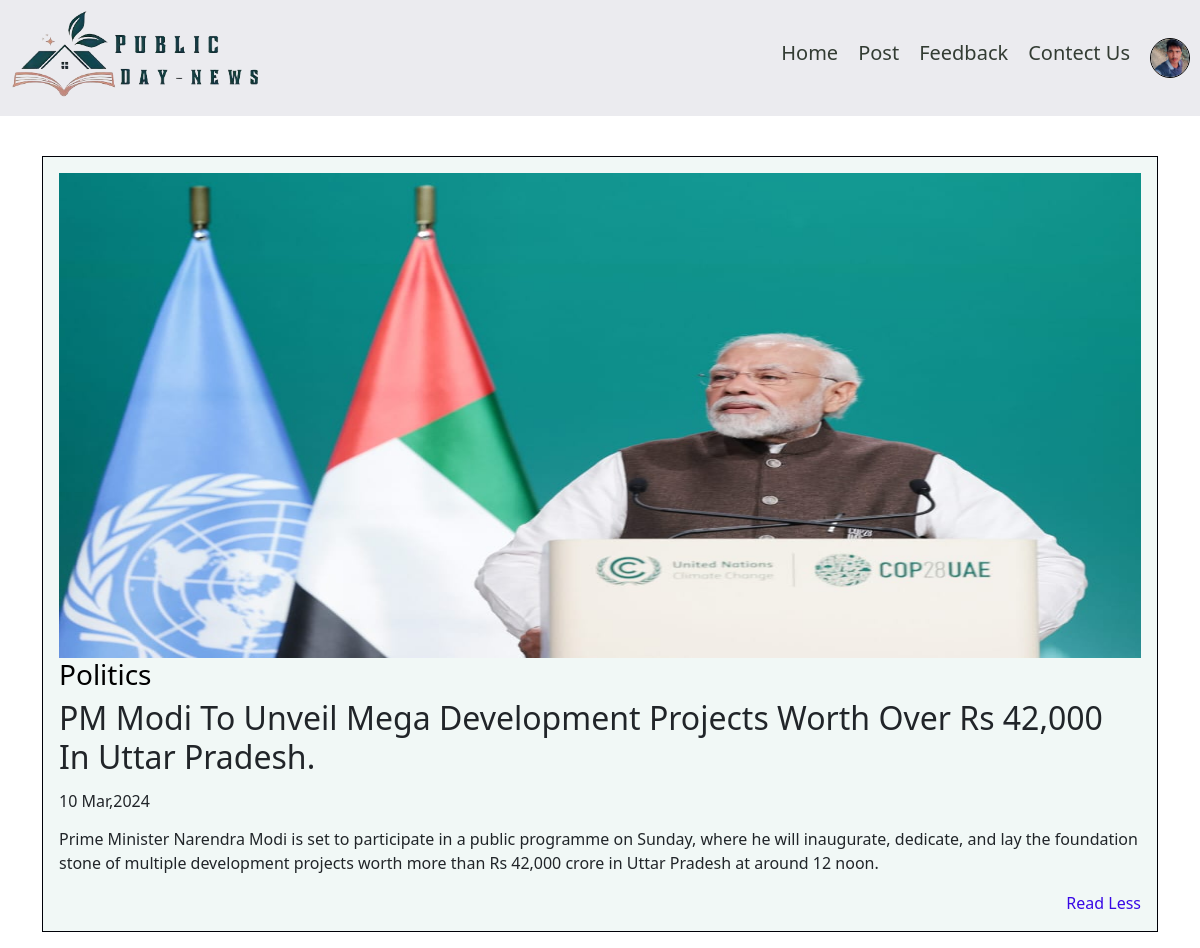
Screenshot of /row.php?post_id=2 (signed in) with the database file from the repository.
### tables this page shows
CREATE TABLE IF NOT EXISTS `registration` (
  `id` int(10) unsigned NOT NULL AUTO_INCREMENT,
  `name` varchar(50) NOT NULL,
  `fnum` int(5) NOT NULL,
  `fword` varchar(50) NOT NULL,
  `city` varchar(50) NOT NULL,
  `gender` varchar(8) NOT NULL,
  `mobile` varchar(50) NOT NULL,
  `email` varchar(50) NOT NULL,
  `password` text NOT NULL,
  `profile_image` text NOT NULL,
  PRIMARY KEY (`id`)
);

CREATE TABLE IF NOT EXISTS `post` (
  `post_id` int(11) NOT NULL AUTO_INCREMENT,
  `user_id` int(2) NOT NULL,
  `title` text NOT NULL,
  `description` varchar(10000) NOT NULL,
  `category` varchar(100) NOT NULL,
  `image` text NOT NULL,
  `date` varchar(11) NOT NULL,
  PRIMARY KEY (`post_id`)
);

CREATE TABLE IF NOT EXISTS `category` (
  `cat_id` int(10) NOT NULL AUTO_INCREMENT,
  `cat_name` varchar(30) NOT NULL,
  `post` int(10) NOT NULL,
  PRIMARY KEY (`cat_id`)
);

### row.php (the view, shortened to what this page needs)
<!DOCTYPE html>
<html lang="en">
<head>
    <link href="https://cdn.jsdelivr.net/npm/bootstrap@5.0.2/dist/css/bootstrap.min.css" rel="stylesheet">
    <link rel="stylesheet" href="css/row.css">
</head>
<body>
  <?php
  include("nav.php");
  ?>
<section class="d-flex justfy-content-center h-100 min-vh-100 ">
<div class="container">
    <div class="row gy-2">
      <?php
      include("connection.php");
    $query="SELECT * FROM post LEFT JOIN category ON post.category=category.cat_id
     WHERE post_id=".$_GET['post_id'];
      $res=mysqli_query($conn,$query);
      $post=mysqli_num_rows($res)>0;
      if($post)
      {
        while($row=mysqli_fetch_assoc($res))
        {
          ?>
 <div class="col-12" id="cl">
            <div class="card-body">
            <div class="box-bg-primary h-100 d-flex  flex-column text-black">
            <img class="ab"src="Admin/PIMAGE/<?php echo $row['image'];?>" width="100%"/>
            <h3 class="card-category"><?php echo $row['cat_name'];?></h3>
           <h2 class="card-title"><?php echo $row['title'];?></h2>
           <h6 class="card-date"><?php echo $row['date'];?></h6>
             <?php
             if($row>1)
             {
               echo $row['description'];
             }
              ?>
               <a id="dd"href="index.php">Read Less</a>
</div>
</div></div>
          <?php
        }
      }
      ?>
      </div></div>
      </section>
</body>
</html>

### nav.php (shortened to what this page needs)
<!DOCTYPE html>
<html lang="en">
<head>
  <link href="https://cdn.jsdelivr.net/npm/bootstrap@5.0.2/dist/css/bootstrap.min.css" rel="stylesheet">
    <link rel="stylesheet" href="css/nave.css">
</head>
<body>
<nav class="navbar navbar-expand-lg navbar-light bg-light">
                 <h6 class="navbar-brand" href="#">
          <img src="IMG/l1.png"class="image"></h6>
        <div class="collapse navbar-collapse" id="navbarNavAltMarkup">
          <div class="navbar-nav ms-auto mb-2 mb-lg-0">
            <a id="as" href="index.php">Home</a>
            <a id="as" href="post.php">Post</a>
            <a id="as" href="feedback.php">Feedback</a>
            <a id="as" href="contect.php">Contect Us </a>
            <a id="as" href="profileuser.php">
            <?php
 include("connection.php");
 if(isset($_SESSION['email'])){
 $email=$_SESSION['email'];
 $sql = "SELECT *FROM registration where email='$email'";
 $gresult = mysqli_query($conn, $sql);
 if ($gresult) {
   if (mysqli_num_rows($gresult) > 0) {
     while ($row = mysqli_fetch_array($gresult)) {
       ?>
 <img src="Admin/USERPROFILE/<?php echo $row['profile_image']; ?>" class="jb" >
 <?php
 }
   }
 }
 }
 ?>
            </a>
                 </div>
        </div>
      </nav>
    </body>
</html>

### css/row.css (style rules this page uses)
#dd { text-align: end; color: rgb(56, 8, 230); margin-top: 1rem; text-decoration: none; }
.card-body { border: 1px solid rgb(0, 1, 8); position: relative; background-color: rgb(241, 248, 246); padding:0.5rem 2rem; }
.ab { max-height: 485px; width: 100%; min-height: 200px; }
.card-title { text-align:right; }
.card-category { color: #000; text-align: start; }
.card-date { text-align:left; padding-bottom:0.5rem ; }
.card-title { text-align: left; padding-bottom:0.5rem ; }
#cl { margin-top: 3rem; margin-bottom: 1rem; }

### css/nave.css (style rules this page uses)
.image { width: 60%; }
.bg-light { background-color:rgb(235 235 239)!important; }
.ms-auto { margin-left: auto!important; }
.navbar { position: relative; display: flex; flex-wrap: wrap; align-items: center; justify-content: space-between; padding-top: 0.1PX; padding-bottom:0px; }
#as { color:rgba(25, 35, 25, 0.879); font-size: 20px; text-decoration: none; padding: 10px; }

### nav.php (style rules this page uses)
.jb { border:1px solid black; height:40px; width:40px; border-radius: 5rem; }

### rows the page displays
registration: profile_image (picture)
post: image (picture), category.cat_name "Politics", title "PM Modi To Unveil Mega Development Projects Worth Over Rs 42,000 In Uttar Pradesh.", date "10 Mar,2024", description "Prime Minister Narendra Modi is set to participate in a public programme on Sunday, where he will inaugurate, dedicate, and lay the foundation stone of multiple development projects worth more than Rs 42,000 crore in Uttar Pradesh at around 12 noon."
